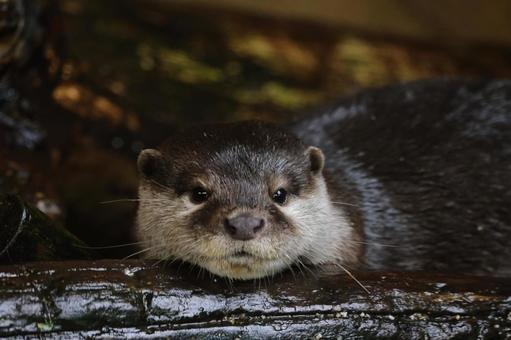
#> input picture chapter08/soodal.jpeg, 511 x 340 px
$ python rotate.py
#> lines starting #> are read from the running program, lines starting #| are printed output that depends on the picture
import numpy as np
import cv2 as cv

def affine_rotate():
    src = cv.imread('soodal.jpeg')
#> src is the input picture: shape (340, 511, 3); mean B, G, R 38.6, 46.6, 53.3

    if src is None:
        print('Imeage load failed')
        return

    cp = (src.shape[1] / 2, src.shape[0] / 2) # rows 와 cols가 서로 뒤바뀌어서 (x,y) -> (y,x)
#> cp = (255.5, 170)
    affine_mat = cv.getRotationMatrix2D(cp, 20, 1)

    dst = cv.warpAffine(src, affine_mat, (0,0))
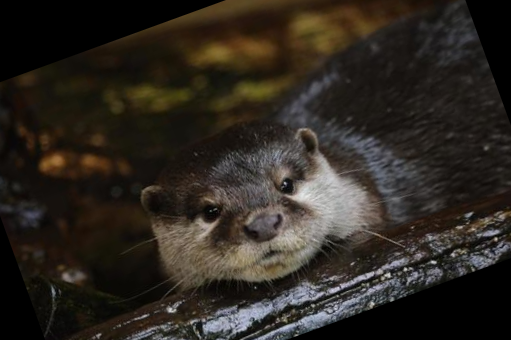
#> dst: shape (340, 511, 3); mean B, G, R 33, 39.9, 45.6

    cv.imshow('src', src)
    cv.imshow('dst', dst)
    cv.waitKey()
    cv.destroyAllWindows()

affine_rotate()

$ run again, with chapter08/rose.bmp saved as chapter08/soodal.jpeg
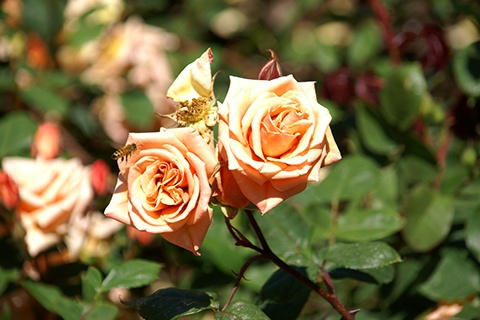
#> input picture chapter08/rose.bmp, 480 x 320 px
#> in affine_rotate, src is the input picture: shape (320, 480, 3); mean B, G, R 63.2, 103.5, 115.6
#> in affine_rotate, `dst = cv.warpAffine(src, affine_mat, (0,0))`:
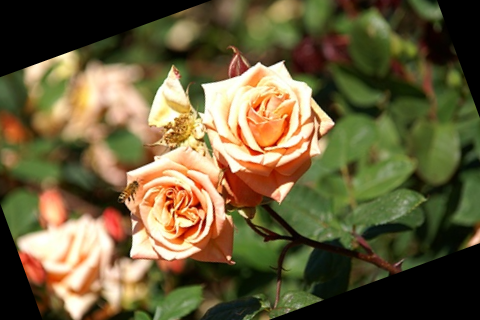
#> dst: shape (320, 480, 3); mean B, G, R 58.5, 94.3, 105.8
